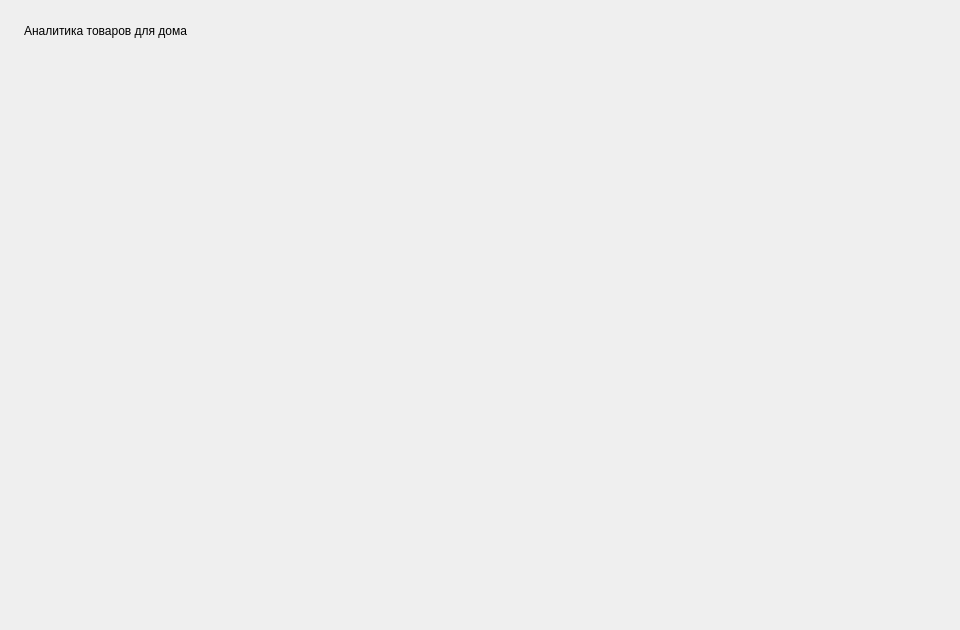
<?xml version="1.0" encoding="UTF-8"?>
<ui version="4.0">
 <class>MainWindow</class>
 <widget class="QMainWindow" name="MainWindow">
  <property name="geometry">
   <rect><x>0</x><y>0</y><width>960</width><height>630</height></rect>
  </property>
  <property name="minimumSize">
   <size><width>720</width><height>520</height></size>
  </property>
  <property name="windowTitle"><string>Аналитика товаров для дома</string></property>
  <widget class="QWidget" name="centralwidget">
   <layout class="QVBoxLayout" name="main_layout">
    <property name="spacing"><number>20</number></property>
    <property name="leftMargin"><number>24</number></property>
    <property name="topMargin"><number>24</number></property>
    <property name="rightMargin"><number>24</number></property>
    <property name="bottomMargin"><number>24</number></property>
    <item>
     <widget class="QLabel" name="app_title">
      <property name="text"><string>Аналитика товаров для дома</string></property>
     </widget>
    </item>
    <item>
     <widget class="QTabWidget" name="tabs">
      <property name="documentMode"><bool>true</bool></property>
     </widget>
    </item>
   </layout>
  </widget>
 </widget>
 <resources/>
 <connections/>
</ui>
